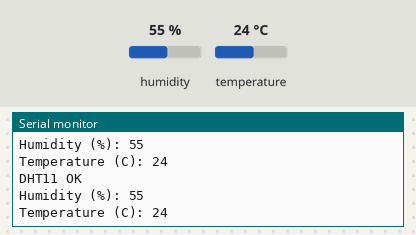
Bench run of a program on a simulated Arduino Uno, built with avr-gcc and run on an emulated ATmega328P. On the bench: the last lines printed to the serial monitor. The inputs (shaded band) are chosen by the test bench; at power-on: humidity 55 %, temperature 24 °C.

Above: at 2.8 s.
2.9 s: humidity set to 22 %
At 5.0 s:
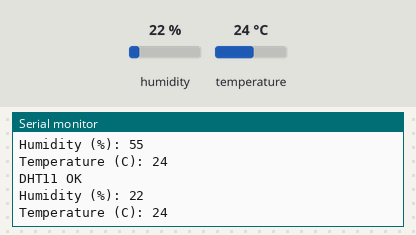
5.6 s: temperature set to 12 °C
At 7.4 s:
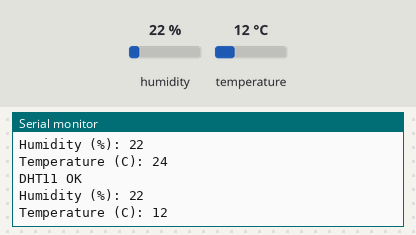
8.3 s: humidity set to 40 %
At 10.9 s:
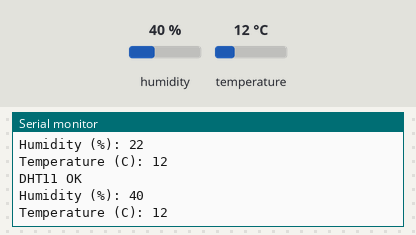
Timing chart, 0 to 12.4 s (numbered marks = the images above; inputs shaded):
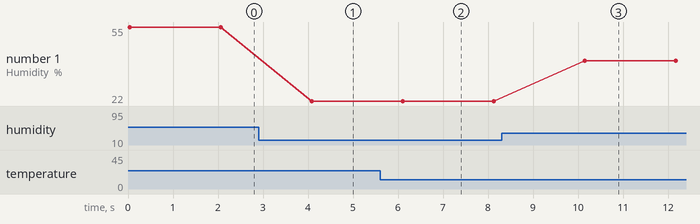

Measured:
- after the input at 2.9 s, the serial monitor: prints a new line after 1.2 s (image 1)
- after the input at 5.6 s, the serial monitor: prints a new line after 0.52 s (image 2)
- after the input at 8.3 s, the serial monitor: prints a new line after 1.9 s (image 3)
- plotted number 1: 55 → 22 after the input at 2.9 s, 22 → 40 after the input at 8.3 s

The program:

main.cpp
```cpp
#include <Arduino.h>
#include "dht11.h"

#define DHT11PIN 4

dht11 DHT11;

void setup()
{
  Serial.begin(9600);
}

void loop()
{
  Serial.println();

  int chk = DHT11.read(DHT11PIN);

  switch (chk)
  {
  case DHTLIB_OK:
    Serial.println("DHT11 OK");
    break;
  case DHTLIB_ERROR_CHECKSUM:
    Serial.println("DHT11 Checksum error");
    break;
  case DHTLIB_ERROR_TIMEOUT:
    Serial.println("DHT11 Time out error");
    break;
  default:
    Serial.println("DHT11 Unknown error");
    break;
  }

  Serial.print("Humidity (%): ");
  Serial.println(DHT11.humidity);

  Serial.print("Temperature (C): ");
  Serial.println(DHT11.temperature);

  delay(2000);
}
```
